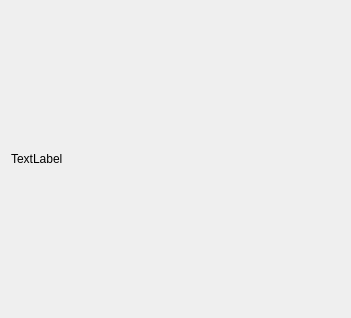
<?xml version="1.0" encoding="UTF-8"?>
<ui version="4.0">
 <class>Receiver</class>
 <widget class="QWidget" name="Receiver">
  <property name="geometry">
   <rect>
    <x>0</x>
    <y>0</y>
    <width>351</width>
    <height>318</height>
   </rect>
  </property>
  <property name="windowTitle">
   <string>Form</string>
  </property>
  <layout class="QGridLayout" name="gridLayout">
   <item row="0" column="0">
    <widget class="QLabel" name="label">
     <property name="text">
      <string>TextLabel</string>
     </property>
    </widget>
   </item>
  </layout>
 </widget>
 <resources/>
 <connections/>
</ui>
